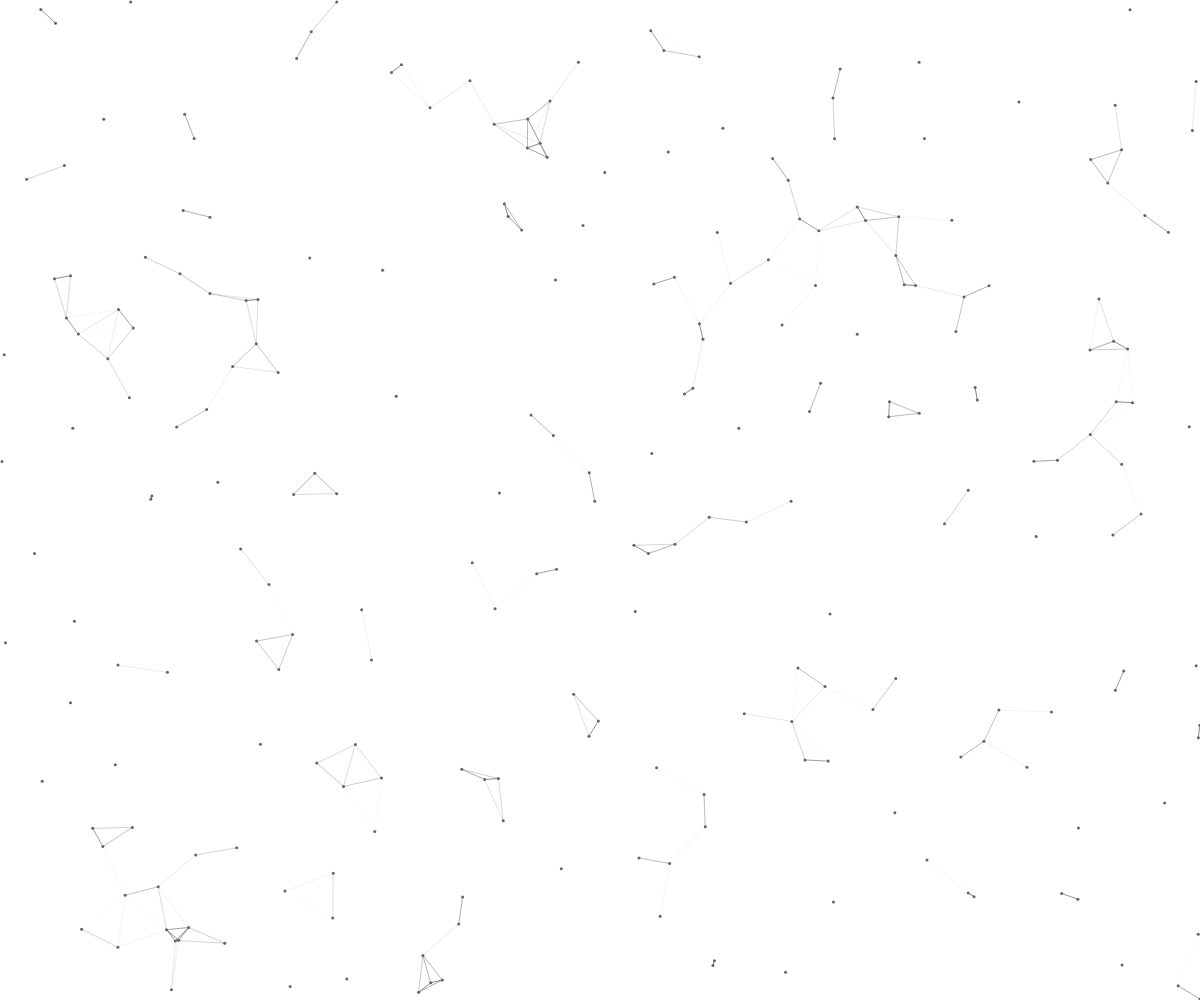
Frame 1 (no input)
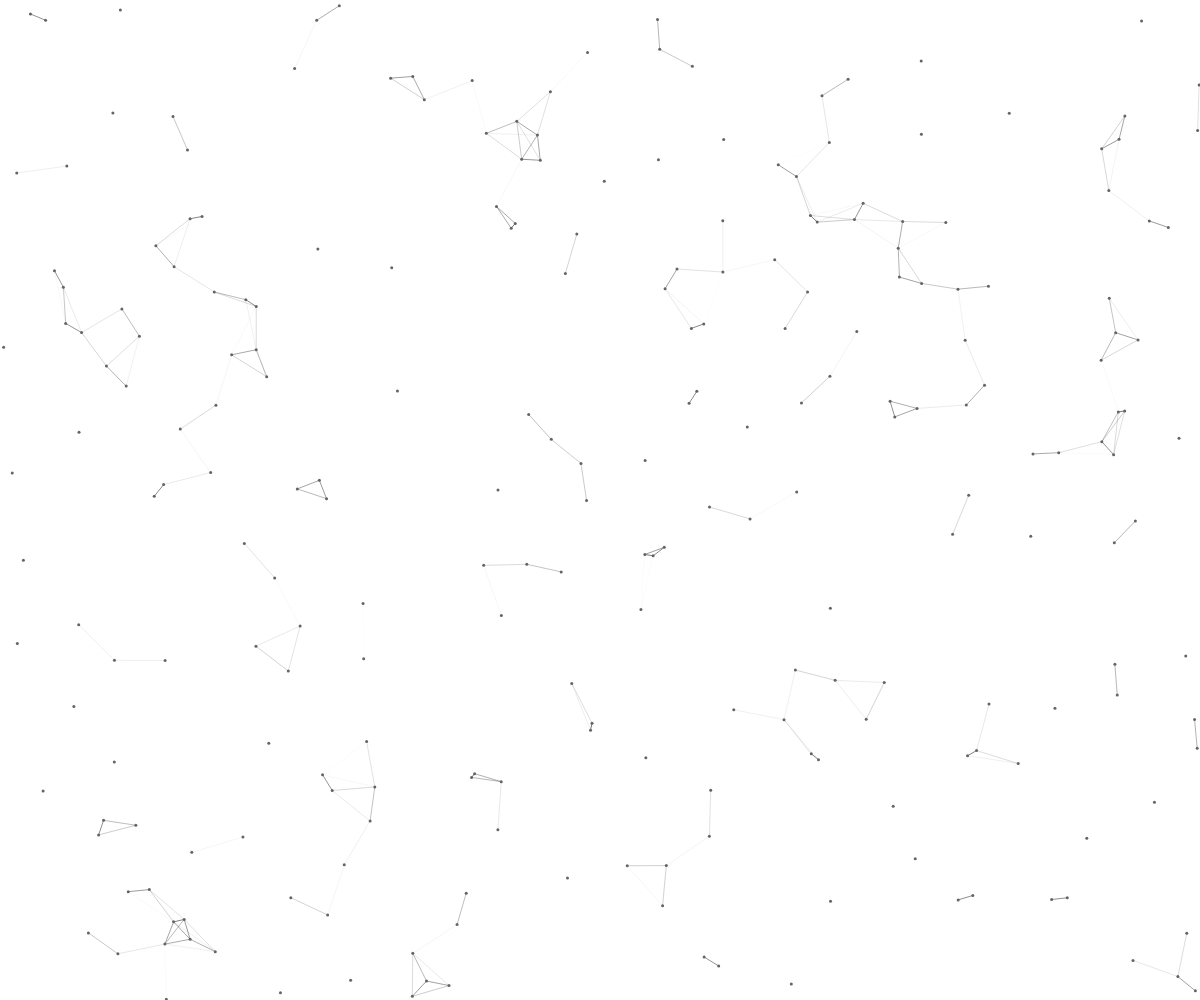
Frame 60 (no input)
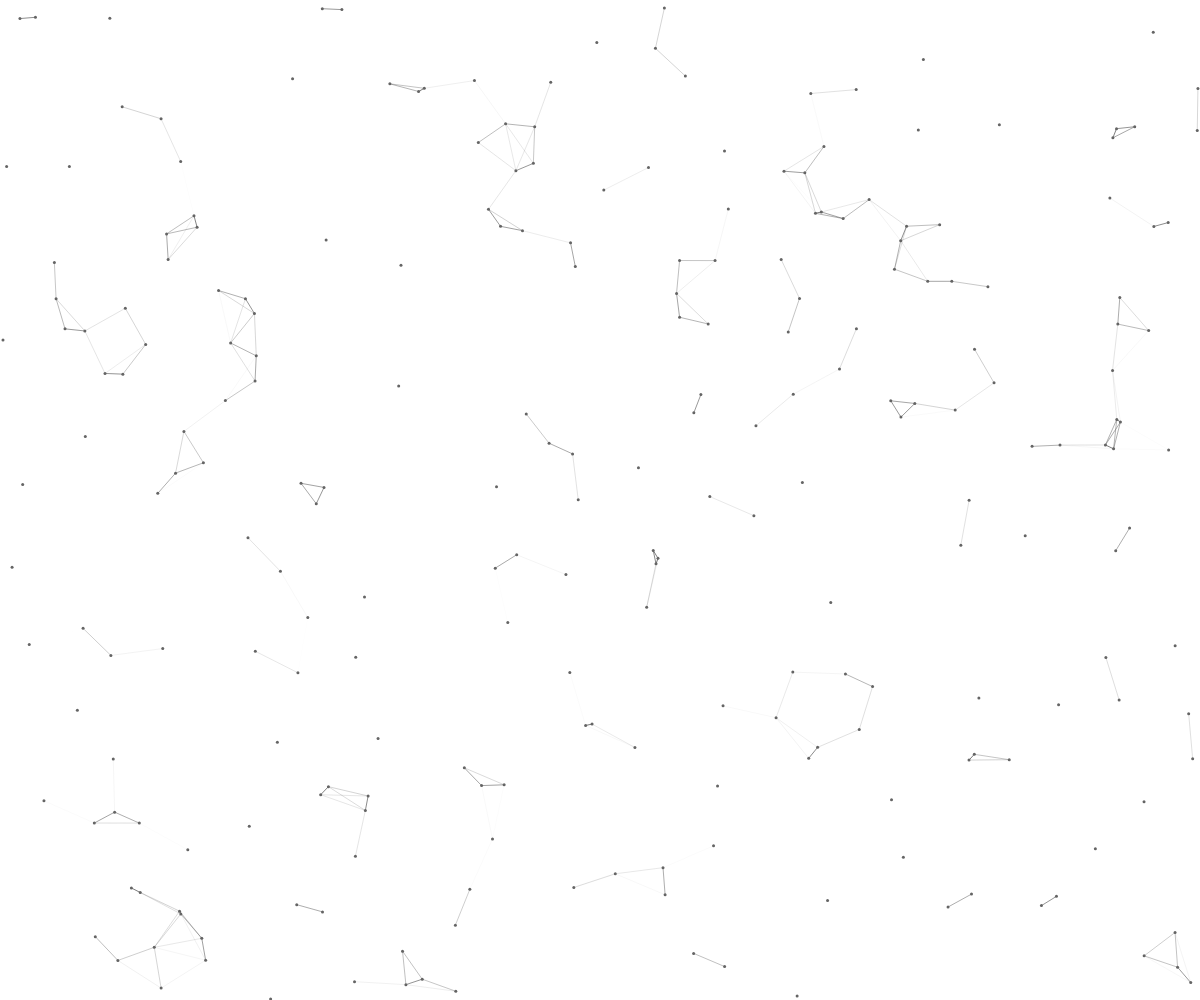
Frame 120 (the mouse pressed at the canvas centre since frame 60)

The p5.js sketch that drew these frames (run headless with seeded random() and noise() and a simulated clock; from frame 60 on, the mouse is pressed at the canvas centre):

// p5.js sketch
// ── sketch.js
let particles = [];
let numParticles = 360;
let maxDistance = 70;
let speedMultiplier = 0.2;
let useColor = false;
let basicColor = 100;

let gridSize;
let grid = {};
let lineBuffer = [];

const MIN_SCREEN = 320;
const MAX_SCREEN = 1920;
const MIN_PARTICLES = 100;
const MAX_PARTICLES = 360;
const MIN_MAXDIST = 40;
const MAX_MAXDIST = 70;

function computeScaledValues() {
    let w = constrain(windowWidth, MIN_SCREEN, MAX_SCREEN);
    let t = (w - MIN_SCREEN) / (MAX_SCREEN - MIN_SCREEN);
    t = constrain(t, 0, 1);

    let scaledNum = floor(lerp(MIN_PARTICLES, MAX_PARTICLES, t));
    let scaledMaxDist = lerp(MIN_MAXDIST, MAX_MAXDIST, t);

    return { scaledNum, scaledMaxDist };
}

function setup() {
    frameRate(30);
    pixelDensity(1);

    let canvas = createCanvas(windowWidth, windowHeight, P2D);
    canvas.position(0, 0);
    canvas.style('z-index', '-1');
    canvas.style('position', 'fixed');
    canvas.attribute('data-protected', 'true');
    canvas.attribute('data-astro-transition-persist', 'p5-canvas');

    const { scaledNum, scaledMaxDist } = computeScaledValues();
    numParticles = scaledNum;
    maxDistance = scaledMaxDist;
    gridSize = maxDistance;

    for (let i = 0; i < numParticles; i++) {
        particles.push(new Particle());
    }
}

function draw() {
    clear();

    grid = {};
    for (let particle of particles) {
        particle.update();

        let gridX = floor(particle.x / gridSize);
        let gridY = floor(particle.y / gridSize);
        let key = `${gridX},${gridY}`;
        if (!grid[key]) grid[key] = [];
        grid[key].push(particle);
    }

    connectParticlesBatched();

    noStroke();
    if (!useColor) {
        fill(basicColor);
        for (let particle of particles) {
            if (particle.x >= -10 && particle.x <= width + 10 &&
                particle.y >= -10 && particle.y <= height + 10) {
                circle(particle.x, particle.y, particle.size);
            }
        }
    } else {
        for (let particle of particles) {
            if (particle.x >= -10 && particle.x <= width + 10 &&
                particle.y >= -10 && particle.y <= height + 10) {
                fill(particle.color);
                circle(particle.x, particle.y, particle.size);
            }
        }
    }
}

function connectParticlesBatched() {
    lineBuffer.length = 0;
    let checked = new Set();

    for (let particle of particles) {
        if (particle.x < -maxDistance || particle.x > width + maxDistance ||
            particle.y < -maxDistance || particle.y > height + maxDistance) {
            continue;
        }

        let gridX = floor(particle.x / gridSize);
        let gridY = floor(particle.y / gridSize);

        for (let dx = -1; dx <= 1; dx++) {
            for (let dy = -1; dy <= 1; dy++) {
                let key = `${gridX + dx},${gridY + dy}`;
                let neighbors = grid[key];

                if (neighbors) {
                    for (let other of neighbors) {
                        if (particle === other) continue;

                        let pairKey = particle.id < other.id ?
                            `${particle.id}-${other.id}` :
                            `${other.id}-${particle.id}`;

                        if (checked.has(pairKey)) continue;
                        checked.add(pairKey);

                        let dx = particle.x - other.x;
                        let dy = particle.y - other.y;
                        let dSq = dx * dx + dy * dy;
                        let maxDistSq = maxDistance * maxDistance;

                        if (dSq < maxDistSq) {
                            let d = sqrt(dSq);
                            let alpha = map(d, 0, maxDistance, 255, 0);

                            if (useColor) {
                                let color1 = particle.color;
                                let color2 = other.color;
                                let r = lerp(red(color1), red(color2), 0.5);
                                let g = lerp(green(color1), green(color2), 0.5);
                                let b = lerp(blue(color1), blue(color2), 0.5);
                                lineBuffer.push({
                                    x1: particle.x, y1: particle.y,
                                    x2: other.x, y2: other.y,
                                    r: r, g: g, b: b, a: alpha
                                });
                            } else {
                                lineBuffer.push({
                                    x1: particle.x, y1: particle.y,
                                    x2: other.x, y2: other.y,
                                    a: alpha
                                });
                            }
                        }
                    }
                }
            }
        }
    }

    if (lineBuffer.length > 0) {
        if (!useColor) {
            stroke(basicColor, 0);
            for (let lineData of lineBuffer) {
                stroke(basicColor, lineData.a);
                line(lineData.x1, lineData.y1, lineData.x2, lineData.y2);
            }
        } else {
            for (let lineData of lineBuffer) {
                stroke(lineData.r, lineData.g, lineData.b, lineData.a);
                line(lineData.x1, lineData.y1, lineData.x2, lineData.y2);
            }
        }
    }
}

class Particle {
    constructor() {
        this.id = Particle.nextId++;
        this.x = random(width);
        this.y = random(height);
        this.vx = random(-1, 1) * speedMultiplier;
        this.vy = random(-1, 1) * speedMultiplier;
        this.size = 3;
        this.color = useColor ? color(random(255), random(255), random(255)) : color(basicColor);
    }

    update() {
        this.x += this.vx;
        this.y += this.vy;
        if (this.x < 0 || this.x > width) this.vx *= -1;
        if (this.y < 0 || this.y > height) this.vy *= -1;
    }
}

Particle.nextId = 0;

function windowResized() {
    resizeCanvas(windowWidth, windowHeight);

    const { scaledNum, scaledMaxDist } = computeScaledValues();

    maxDistance = scaledMaxDist;
    gridSize = maxDistance;

    if (scaledNum > particles.length) {
        for (let i = particles.length; i < scaledNum; i++) {
            particles.push(new Particle());
        }
    } else if (scaledNum < particles.length) {
        particles.length = scaledNum;
    }
    numParticles = scaledNum;
}

function toggleColor() {
    useColor = !useColor;
    for (let particle of particles) {
        particle.color = useColor ? color(random(255), random(255), random(255)) : color(basicColor);
    }
}

function toggleSpeed() {
    speedMultiplier = speedMultiplier === 0.2 ? 0.9 : 0.2;
    for (let particle of particles) {
        particle.vx = random(-1, 1) * speedMultiplier;
        particle.vy = random(-1, 1) * speedMultiplier;
    }
}
